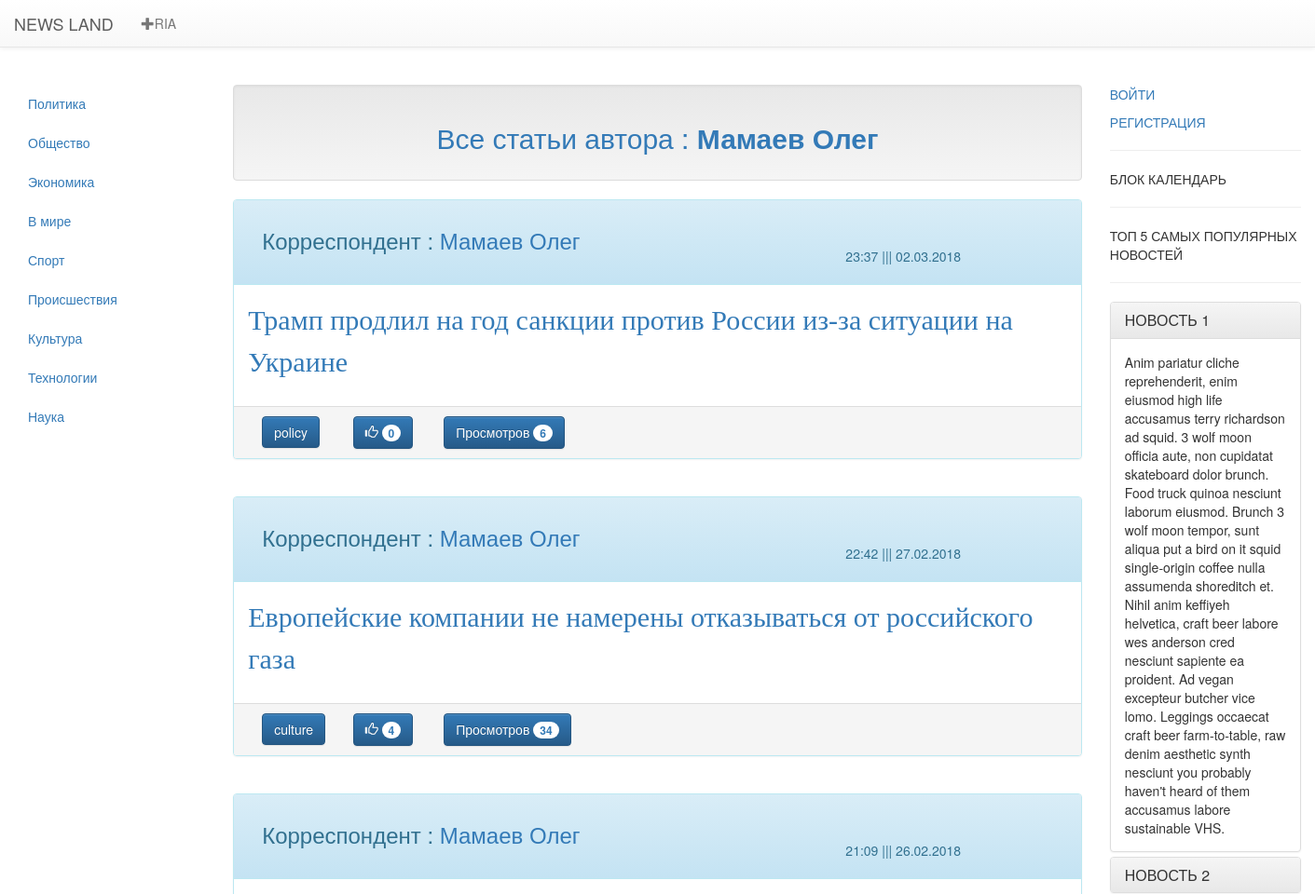
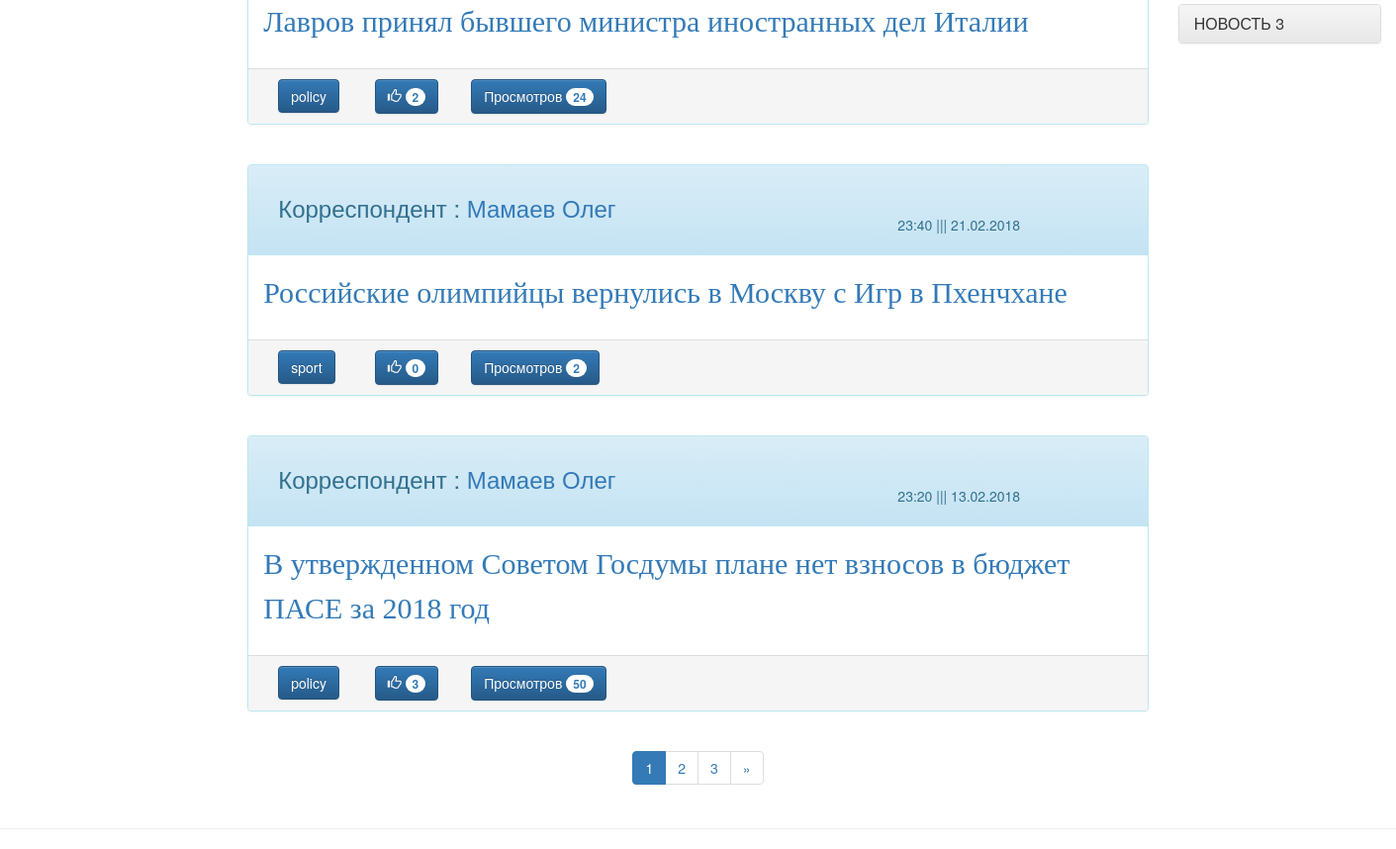
Page /author/Mamaev_Oleg on the committed database (2 pictures, top to bottom).
### news/models.py (models this page shows, shortened)
class Newsbase(models.Model):
    class Meta:
        verbose_name = 'Новости'
    authors = (
        ('Mamaev_Oleg','Мамаев Олег'),
        ('Maksimova_Marina','Максимова Марина'),
        ('Doncova_Dariya','Донцова Дарья'),
    )
    category = (
        ('policy', 'Политика'),
        ('society', 'Общество'),
        ('economy', 'Экономика'),
        ('world', 'В мире'),
        ('sport', 'Спорт'),
        ('incedent', 'Происшествия'),
        ('culture', 'Культура'),
        ('tech', 'Технологии'),
        ('science', 'Наука'),
    )
    news_title = models.CharField(max_length=250,verbose_name='Заголовок',unique=True)
    news_date = models.DateTimeField(auto_now_add=True,verbose_name='Дата и время публикации')
    news_text = models.TextField(verbose_name='Текст статьи',unique=True)
    news_liked = models.IntegerField(default=0,verbose_name='Like')
    news_category = models.CharField(max_length=20,choices=category,verbose_name='Категория')
    news_authors = models.CharField(max_length=30,choices=authors, verbose_name='Автор' )
    news_views = models.IntegerField(default=0,verbose_name='Просмотров')
    news_pic1 = models.ImageField(upload_to='news/pic/%Y/%m/%d',verbose_name='Изображение1')
    news_pic2 = models.ImageField(upload_to='news/pic/%Y/%m/%d',verbose_name='Изображение2',blank=True)
    news_pic3 = models.ImageField(upload_to='news/pic/%Y/%m/%d',verbose_name='Изображение3',blank=True)
    news_pic4 = models.ImageField(upload_to='news/pic/%Y/%m/%d',verbose_name='Изображение4',blank=True)
    news_pic5 = models.ImageField(upload_to='news/pic/%Y/%m/%d',verbose_name='Изображение5',blank=True)

### news/views.py (the view)
# urls.py: re_path('^author/(\w+)/?$', views.authors_list_Views.as_view(), name='authors'),
class authors_list_Views(ListView,category_list):
    template_name = 'index.html'
    model = Newsbase
    paginate_by = 5
    def get(self,request,*args,**kwargs):
        author_name = None
        try:
            self.author_name = self.args[0]
        except:
            self.author_name = None
        return super(authors_list_Views,self).get(request,*args,**kwargs)
    def get_context_data(self,**kwargs):
        context = super(authors_list_Views,self).get_context_data(**kwargs)
        context['author_name'] = self.author_name
        return context
    def get_queryset(self):
        return Newsbase.objects.filter(news_authors = self.author_name).order_by('-news_date')

### news/views.py (called while the page is built)
    def get_context_data(self, **kwargs):
        context = super(category_list,self).get_context_data(**kwargs)
        context['category'] = Newsbase.category
        context['authors'] = Newsbase.authors
        return context

### news/templates/index.html (shortened to what this page needs)
{% extends 'base/main.html' %}
{% load staticfiles %}
{% block category %}
    {% if  category  %}
        {% for cat in category %}
        <li><a href="/{{cat.0}}"> {{cat.1}}</a></li>
        {% endfor %}
    {% else %}
        <p> Категории отсутсвуют</p>
    {% endif %}
{% endblock%}
{% block text %}
{% if  author_name  %}
        {% for name_eng,name_rus in authors %}
            {% if  name_eng == author_name  %}
                <div class="well" align="center"><p class="text-primary h2">Все статьи автора : <b>{{ name_rus }}</b></p></div>
            {% endif %}
        {% endfor %}
    {% endif %}
{% endblock %}
{% block news%}
    {% if object_list %}
        {% for news in object_list %}
            <div class="panel panel-info ">
                <div class="panel-heading" >
                    <div class="container">
                        <div class="row">
                            <div class="col-md-6 h3">
                                {% for name in authors %}
                                    {% if  name.0 == news.news_authors  %}
                                            <p>Корреспондент :  <a href="/author/{{name.0}}">{{ name.1 }}</a></p>
                                    {% endif %}
                                {% endfor %}
                            </div>
                            <div class="col-md-2" align="right">
                                <p>{{ news.news_date|date:"H:i" }} ||| {{ news.news_date|date:"d.m.Y" }}</p>
                            </div>
                        </div>
                    </div>
                </div>
                <div class="panel-body" style="font-size:30px">
                    <p><font face="Georgia"><a href="{% url 'post' %}?post={{ news.id }}">{{news.news_title}}</a></font></p>
                </div>
                <div class="panel-footer">
                    <div class="container">
                        <div class="row">
                            <div class="col-md-1">
                                <button class="btn btn-primary " type="button" >
                                    {{ news.news_category }}
                                </button>
                            </div>
                            <div class="col-md-1">
                                <button class="btn btn-primary" type="button">
                                    <i class="glyphicon glyphicon-thumbs-up"></i> <span class="badge">{{ news.news_liked }}</span>
                                </button>
                            </div>
                            <div class="col-md-2">
                                <button class="btn btn-primary " type="button" >
                                    Просмотров <span class="badge">{{news.news_views}}</span>
                                </button>
                            </div>
                        </div>
                    </div>
                </div>
            </div>
        {% if  not forloop.last  %}
            <br>
        {% endif %}
    {% endfor %}
    <center>
        <div>
            <nav aria-label="Page navigation">
                <ul class="pagination">
                    {% if  page_obj.has_other_pages  %}
                        {% for pn in page_obj.paginator.page_range %}
                            {% if  category_now  %}
                                {% if  pn != page_obj.number  %}
                                    <li>
                                        <a href="{% url 'index' category=category_now %}?page={{ pn }}">{{ pn }}</a>
                                    </li>
                                {% else %}
                                    <li class="active">
                                        <a href="">{{ pn }} <span class="sr-only">(current)</span></a>
                                    </li>
                                {% endif %}
                            {% else %}
                                {% if  author_name  %}
                                    {% if  pn != page_obj.number  %}
                                        <li>
                                            <a href="{% url 'authors' author_name%}?page={{ pn }}">{{ pn }}</a>
                                        </li>
                                    {% else %}
                                        <li class="active">
                                            <a href="">{{ pn }} <span class="sr-only">(current)</span></a>
                                        </li>
                                    {% endif %}
                            {% endif %}
                            {% endif %}
                        {% endfor %}
                    {% endif %}
                    {% if  page_obj.has_next  %}
                        {% if  category_now  %}
                            <li>
                                <a href="{% url 'index' category=category_now %}?page={{page_obj.next_page_number}}" aria-label="Next"><span aria-hidden="true">&raquo;</span></a>
                            </li>
                        {% else %}
                            {% if  author_name  %}
                                <li>
                                    <a href="{% url 'authors' author_name%}?page={{page_obj.next_page_number}}" aria-label="Previous">
                                        <span aria-hidden="true">&raquo;</span>
                                    </a>
                                </li>
                            {% else %}
                                <li>
                                 <a href="{% url 'index' %}?page={{page_obj.next_page_number}}" aria-label="Next"><span aria-hidden="true">&raquo;</span></a>
                             </li>
                    {% endif %}
                        {% endif %}
                    {% endif %}
                </ul>
            </nav>
         </div>
    </center>
    {% else %}
        <p>НОВОСТИ ОТСУТСТВУЮТ</p>
    {% endif %}
{% endblock %}

### rows in the picture
Newsbase: name "Мамаев Олег", news_date "23:37", news_date "02.03.2018", news_title "Трамп продлил на год санкции против России из-за ситуации на Украине", news_category "policy", news_liked "0", news_views "6"
Newsbase: name "Мамаев Олег", news_date "22:42", news_date "27.02.2018", news_title "Европейские компании не намерены отказываться от российского газа", news_category "culture", news_liked "4", news_views "34"
Newsbase: name "Мамаев Олег", news_date "21:09", news_date "26.02.2018", news_title "Лавров принял бывшего министра иностранных дел Италии", news_category "policy", news_liked "2", news_views "24"
Newsbase: name "Мамаев Олег", news_date "23:40", news_date "21.02.2018", news_title "Российские олимпийцы вернулись в Москву с Игр в Пхенчхане", news_category "sport", news_liked "0", news_views "2"
Newsbase: name "Мамаев Олег", news_date "23:20", news_date "13.02.2018", news_title "В утвержденном Советом Госдумы плане нет взносов в бюджет ПАСЕ за 2018 год", news_category "policy", news_liked "3", news_views "50"

### other values in the picture
{{ cat.1 }} "Политика" "Общество" "Экономика" "В мире" "Спорт" "Происшествия" "Культура" "Технологии" "Наука"
{{ name_rus }} "Мамаев Олег"
{{ pn }} "1"
{{ pn }} "2" "3"
